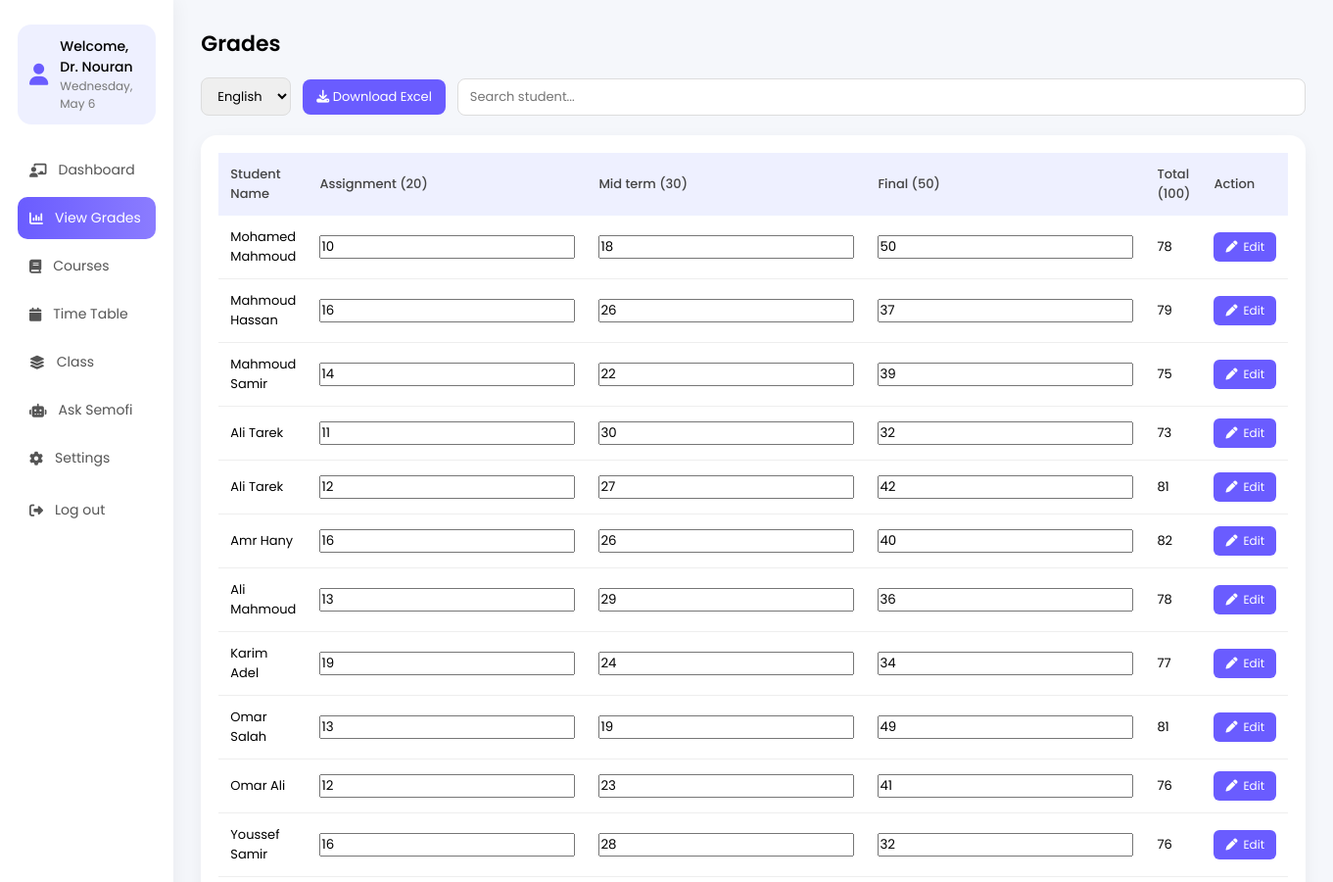
Page /view_grades (upper part) on the earlier database version.
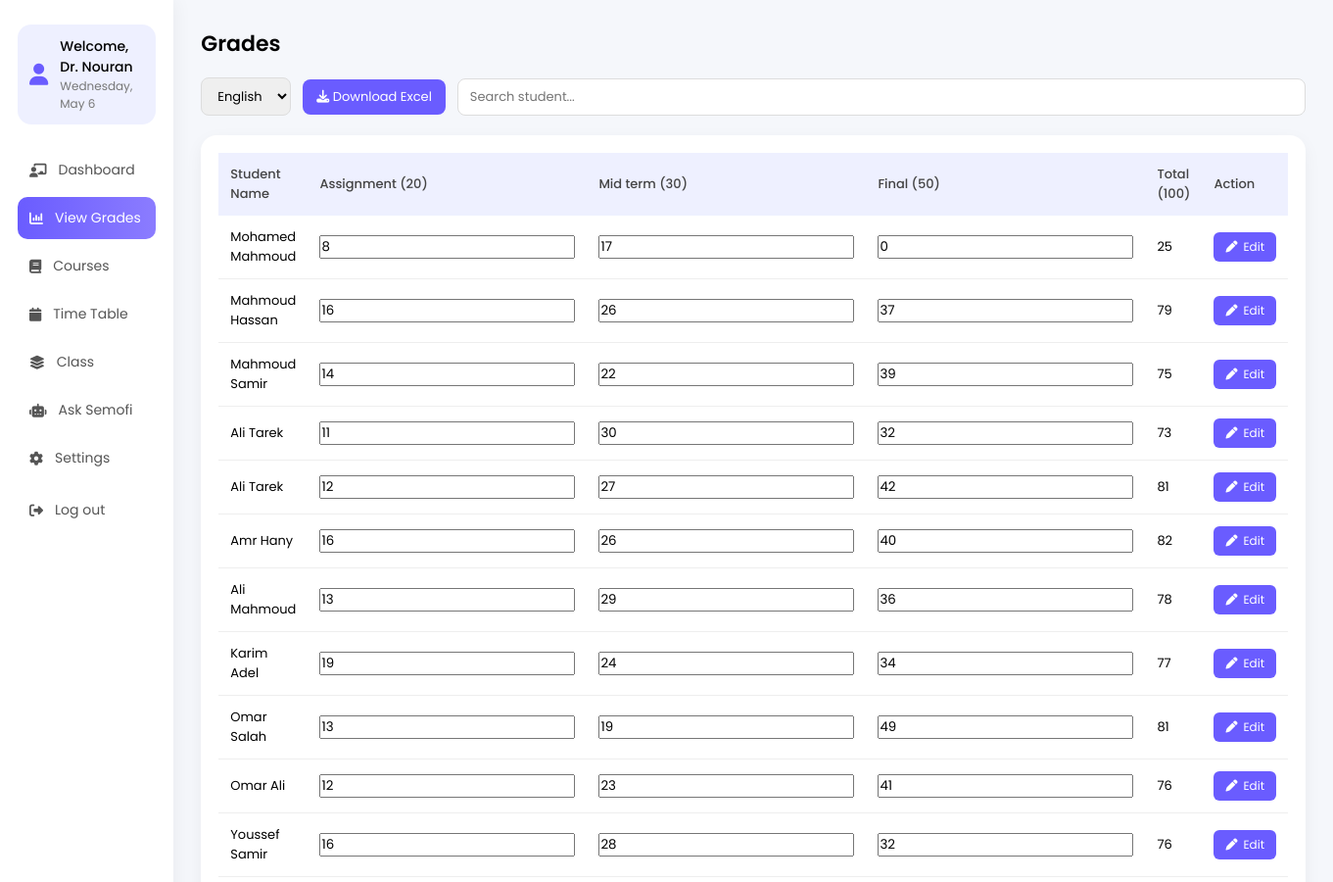
Same page on the later database version.
### tables this page shows
CREATE TABLE grades (
        id INTEGER PRIMARY KEY AUTOINCREMENT,
        student_id INTEGER,
        assignment INTEGER,
        midterm INTEGER,
        final INTEGER,
        total INTEGER,
        FOREIGN KEY(student_id) REFERENCES students(id)
    );

CREATE TABLE students (
        id INTEGER PRIMARY KEY AUTOINCREMENT,
        name TEXT NOT NULL,
        user_id INTEGER,
        FOREIGN KEY(user_id) REFERENCES users(id)
    );

### app.py (the view)
@app.route("/view_grades")
def view_grades():
    conn = get_db()
    grades = conn.execute("""
        SELECT grades.id, students.name,
               grades.assignment, grades.midterm,
               grades.final, grades.total
        FROM grades
        JOIN students ON grades.student_id = students.id
    """).fetchall()
    conn.close()
    return render_template("view_grades.html", grades=grades)

### app.py (called while the page is built)
def get_db():
    conn = sqlite3.connect("lms.db")
    conn.row_factory = sqlite3.Row
    return conn

### templates/view_grades.html (shortened to what this page needs)
<!DOCTYPE html>
<html lang="en">
<head>
<link rel="stylesheet"
href="{{ url_for('static', filename='view_grades.css') }}">
<link href="https://cdnjs.cloudflare.com/ajax/libs/font-awesome/6.5.0/css/all.min.css"
rel="stylesheet">
</head>
<body>
<div class="dashboard">
<div class="sidebar">
<div>
<div class="welcome">
<i class="fa-solid fa-user"></i>
<div>
<h4>Welcome, Dr. Nouran</h4>
<p id="dateText"></p>
</div>
</div>
<ul class="menu">
<li class="menu-item">
<a href="/professor_dashboard">
<i class="fa-solid fa-chalkboard-user"></i>
Dashboard
</a>
</li>
<li class="menu-item active">
<a href="/view_grades">
<i class="fa-solid fa-chart-column"></i>
View Grades
</a>
</li>
<li class="menu-item">
<a href="/courses_professor">
<i class="fa-solid fa-book"></i>
Courses
</a>
</li>
<li class="menu-item">
<a href="#">
<i class="fa-solid fa-calendar"></i>
Time Table
</a>
</li>
<li class="menu-item">
<a href="#">
<i class="fa-solid fa-layer-group"></i>
Class
</a>
</li>
<li class="menu-item">
<a href="#">
<i class="fa-solid fa-robot"></i>
Ask Semofi
</a>
</li>
<li class="menu-item">
<a href="/settings">
<i class="fa-solid fa-gear"></i>
Settings
</a>
</li>
<li class="menu-item logout-item">
<a href="/">
<i class="fa-solid fa-right-from-bracket"></i>
Log out
</a>
</li>
</ul>
</div>
</div>
<div class="main">
<h2 class="page-title">Grades</h2>
<div class="top-controls">
<select>
<option>English</option>
</select>
<button id="downloadBtn">
<i class="fa-solid fa-download"></i>
Download Excel
</button>
<input
type="text"
id="searchInput"
placeholder="Search student...">
</div>
<div class="table-container">
<table id="gradesTable">
<thead>
<tr>
<th>Student Name</th>
<th>Assignment (20)</th>
<th>Mid term (30)</th>
<th>Final (50)</th>
<th>Total (100)</th>
<th>Action</th>
</tr>
</thead>
<tbody>
{% for g in grades %}
<tr id="row-{{ g['id'] }}">
<td>
{{ g['name'] }}
</td>
<td>
<input
type="number"
class="assignment"
value="{{ g['assignment'] }}"
readonly>
</td>
<td>
<input
type="number"
class="midterm"
value="{{ g['midterm'] }}"
readonly>
</td>
<td>
<input
type="number"
class="final"
value="{{ g['final'] }}"
readonly>
</td>
<td class="total">
{{ g['total'] }}
</td>
<td>
<button
type="button"
class="edit-btn"
<button
type="button"
class="edit-btn">
<i class="fa-solid fa-pen"></i>
Edit
</button>
</td>
</tr>
{% endfor %}
</tbody>
</table>
</div>
</div>
</div>
</body>
</html>

### static/view_grades.css (style rules this page uses)
* { margin:0; padding:0; box-sizing:border-box; font-family:'Poppins',sans-serif; }
body { background:#f5f7fb; }
.dashboard { display:flex; min-height:100vh; }
.sidebar { width:260px; background:white; padding:25px 18px; box-shadow:2px 0 18px rgba(0,0,0,0.05); display:flex; flex-direction:column; justify-content:space-between; }
.welcome { display:flex; align-items:center; gap:12px; background:#eef0ff; padding:12px; border-radius:14px; margin-bottom:25px; }
.welcome i { font-size:22px; color:#6a5cff; }
.welcome h4 { font-size:14px; font-weight:500; }
.welcome p { font-size:12px; color:#777; }
.menu { list-style:none; }
.menu-item { margin-bottom:6px; border-radius:12px; }
.menu-item a { display:flex; align-items:center; gap:12px; padding:11px 12px; text-decoration:none; color:#555; font-size:14px; border-radius:10px; transition:0.2s; }
.menu-item.active a { background:linear-gradient( 90deg, #6a5cff, #8b7cff ); color:white; }
.logout-item { margin-top:10px; }
.main { flex:1; padding:28px; }
.page-title { font-size:22px; font-weight:600; margin-bottom:18px; }
.top-controls { display:flex; align-items:center; gap:12px; margin-bottom:20px; flex-wrap:wrap; }
.top-controls select, .top-controls input { padding:8px 12px; border-radius:8px; border:1px solid #ddd; font-size:13px; }
.top-controls input { flex:1; min-width:220px; }
#downloadBtn { background:#6a5cff; color:white; border:none; padding:8px 14px; border-radius:8px; cursor:pointer; font-size:13px; transition:0.2s; }
.table-container { background:white; border-radius:16px; padding:18px; box-shadow:0 6px 18px rgba(0,0,0,0.05); overflow-x:auto; }
table { width:100%; border-collapse:collapse; }
th { background:#eef0ff; padding:12px; font-size:13px; text-align:left; font-weight:500; color:#444; }
td { padding:12px; border-bottom:1px solid #eee; font-size:13px; }
.edit-btn { background:#6a5cff; color:white; border:none; padding:6px 12px; border-radius:6px; cursor:pointer; font-size:12px; display:flex; align-items:center; gap:6px; transition:0.2s; }

Differences in the rows shown:
changed grades "Mohamed Mahmoud": assignment "10" → "8"; midterm "18" → "17"; final "50" → "0"; total "78" → "25"
